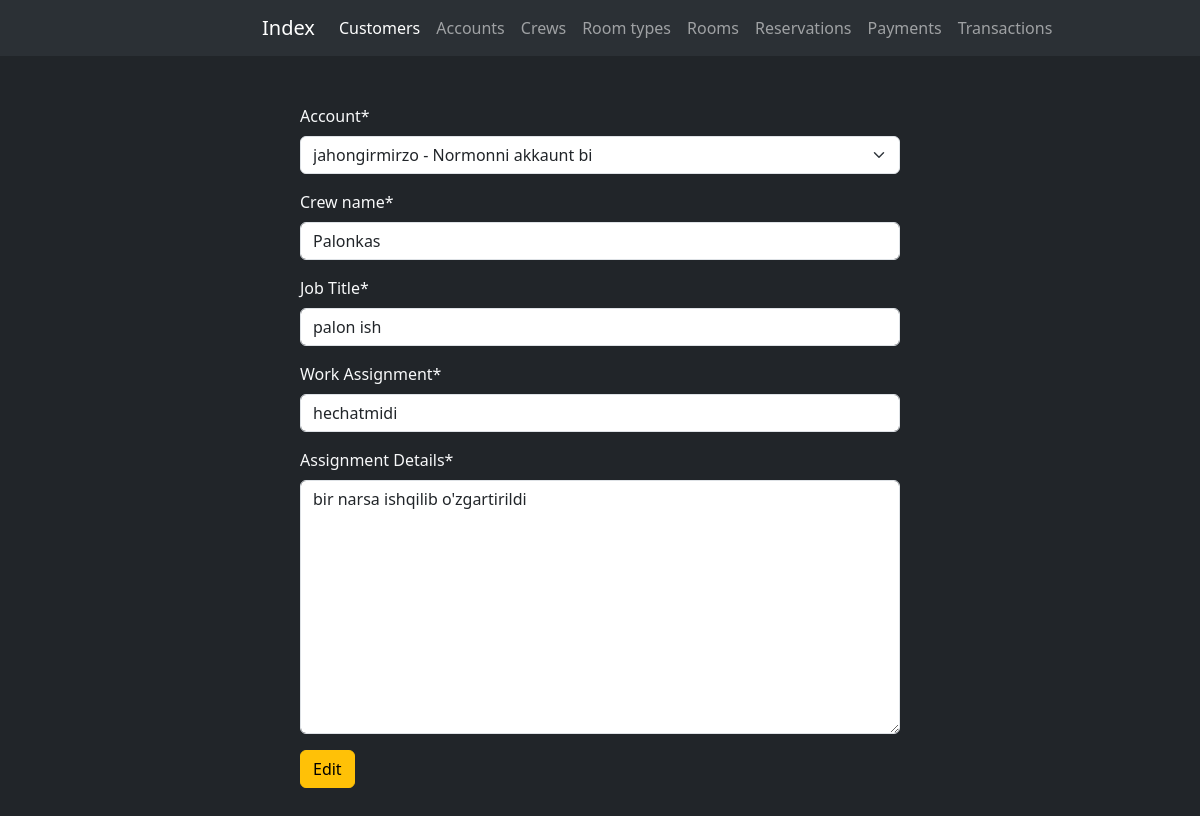
Page /edit_crew/7/ on the committed database.
### reservation/models.py (models this page shows, shortened)
class Crew(models.Model):
    account = models.OneToOneField(Accounts, on_delete=models.CASCADE, related_name='crew_account', verbose_name="Account")
    name = models.CharField(max_length=150, verbose_name="Crew name")
    job_title = models.CharField(max_length=100, verbose_name='	Job Title')
    assignment = models.CharField(max_length=255, verbose_name='Work Assignment')
    details = models.TextField(verbose_name='Assignment Details')

### reservation/views.py (the view, shortened to what this page needs)
# urls.py: path('edit_crew/<int:crew_id>/', update_crew, name='update_crew'),
def update_crew(request, crew_id):
    crew = get_object_or_404(Crew, id=crew_id)
    form = CrewForm(instance=crew)
    return render(request=request, template_name='reservation/edit_crew.html', context={'form': form})

### reservation/forms.py
class CrewForm(forms.ModelForm):
    class Meta:
        model = Crew
        fields = '__all__'

### reservation/models.py (called while the page is built)
    def __str__(self):
        return f'{self.username} - {self.type}'

### templates/reservation/edit_crew.html (shortened to what this page needs)
{% extends 'navbar.html' %}
{% load crispy_forms_tags %}
{% block content %}
<div class="col-md-6 offset-3 my-5">
    <form action="" method="post">
        {{ form|crispy }}
        <button type="submit" class="btn btn-warning">Edit</button>
    </form>
</div>
{% endblock content %}

### rows in the picture
Crew: account "jahongirmirzo - Normonni akkaunt bi", name "Palonkas", job_title "palon ish", assignment "hechatmidi", details "bir narsa ishqilib o'zgartirildi"
